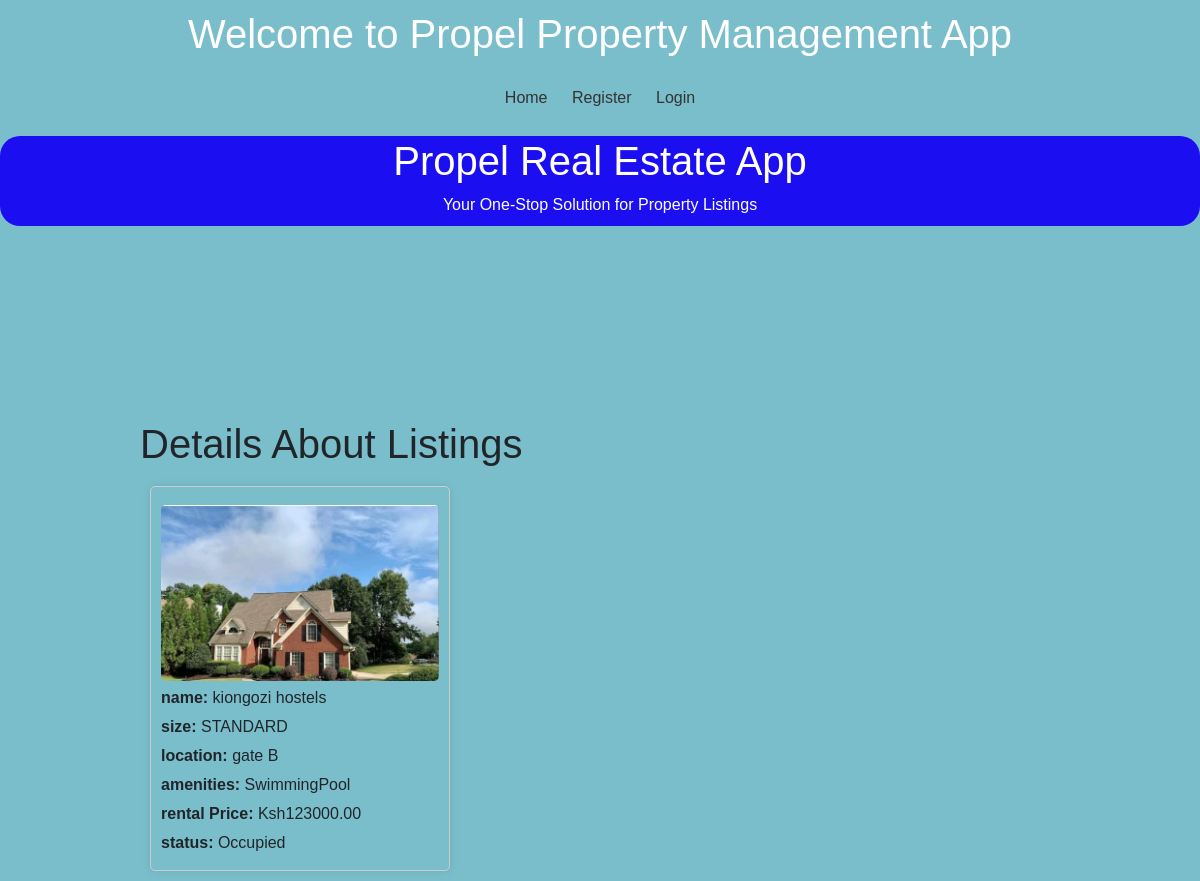
The app's page /retrieve_listing/3/, older data.
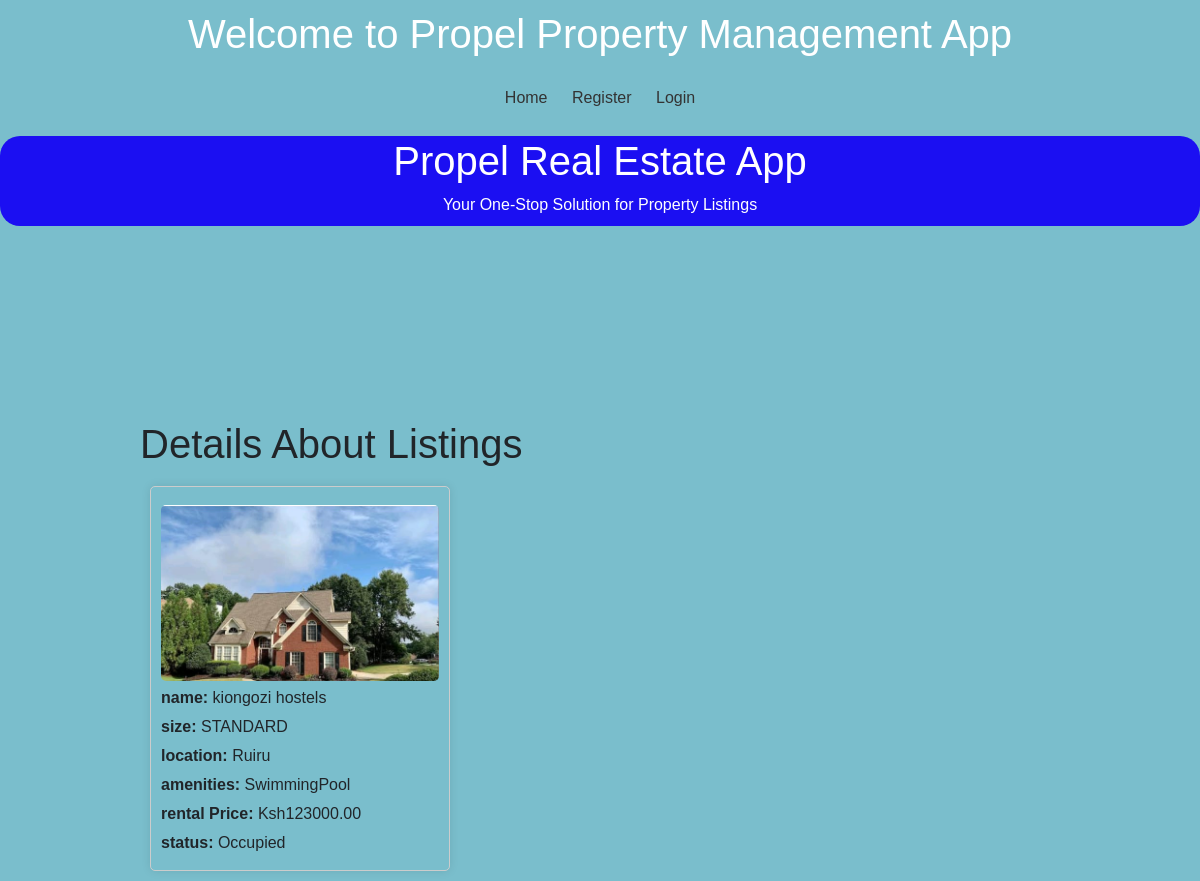
The same page, newer data.
### coreApp/models.py (models this page shows, shortened)
class Property_model(models.Model):
    user = models.ForeignKey(User, on_delete=models.CASCADE, related_name='property')
    property_name = models.CharField(max_length=255)
    location = models.CharField(max_length=50)
    image = models.ImageField(blank=True, null=True)
    rental_price = models.DecimalField(max_digits=10, decimal_places=2)
    security_deposit = models.DecimalField(max_digits=10, decimal_places=2)
    start_date = models.start_date = datetime.now()
    end_date = models.end_date = datetime.now()
    duration = models.DurationField()
    date_paid = models.DateField(blank=True, null=True)
    AMENITIES_CHOICES = [
        ('Balcony','Balcony'),
        ('Gym','Gym'),
        ('SwimmingPool','SwimmingPool')]
    STATUS_CHOICES=[
        ('Available','Available'),
        ('Occupied', 'Occupied') ]
    HOUSE_SIZE = [('STANDARD','STANDARD'),
                  ('Spacious','Spacious')]
    TYPE_OF_HOUSE =[('Singleroom','Singleroom'),
                    ('Bedsitter','Bedsitter'),
                    ('Onebedroom','Onebedroom'),
                    ('Twobedroom','Twobedroom'),
                    ('Threebedroom','Threebedroom'),
                    ('Fourbedroom','Fourbedroom'),
                    ('Studio','Studio'),
                    ('Commercialshops','Commercialshops')]
    amenities = models.TextField(choices=AMENITIES_CHOICES)
    status = models.TextField(choices=STATUS_CHOICES)
    house_type = models.CharField(max_length=50,choices=TYPE_OF_HOUSE)
    size = models.CharField(max_length=50,choices=HOUSE_SIZE)

### coreApp/views.py (the view)
# urls.py: path('retrieve_listing/<int:pk>/', listing_retrieve, name ='retrieve_listing'),
def listing_retrieve(request, pk):
    listing = Property_model.objects.get(id=pk)
    context = {
        "listing": listing
    }
    return render (request,"listing_retrieve.html", context)

### coreApp/templates/listing_retrieve.html (shortened to what this page needs)
{% include 'commons/base.html' %}
{% block content %}
<!DOCTYPE html>
<html lang="en">
<head>
</head>
<body>
    <div class="container">
        <h1>Details About Listings</h1>
        <div class="listings">
            <div class="listing">
                <img src="{{ listing.image.url }}" alt="{{ listing.property_name }}">
                <p><strong>name:</strong> {{ listing.property_name }}</p>
                <p><strong>size:</strong> {{ listing.size }}</p>
                <p><strong>location:</strong> {{ listing.location }}</p>
                <p><strong>amenities:</strong> {{ listing.amenities }}</p>
                <p><strong>rental Price:</strong> Ksh{{ listing.rental_price }}</p>
                <p><strong>status:</strong> {{ listing.status }}</p>
            </div>
        </div>
    </div>
</body>
</html>
{% endblock %}

Row changes from the older to the newer data that the page shows:
changed Property_model "kiongozi hostels": location "gate B" → "Ruiru"
